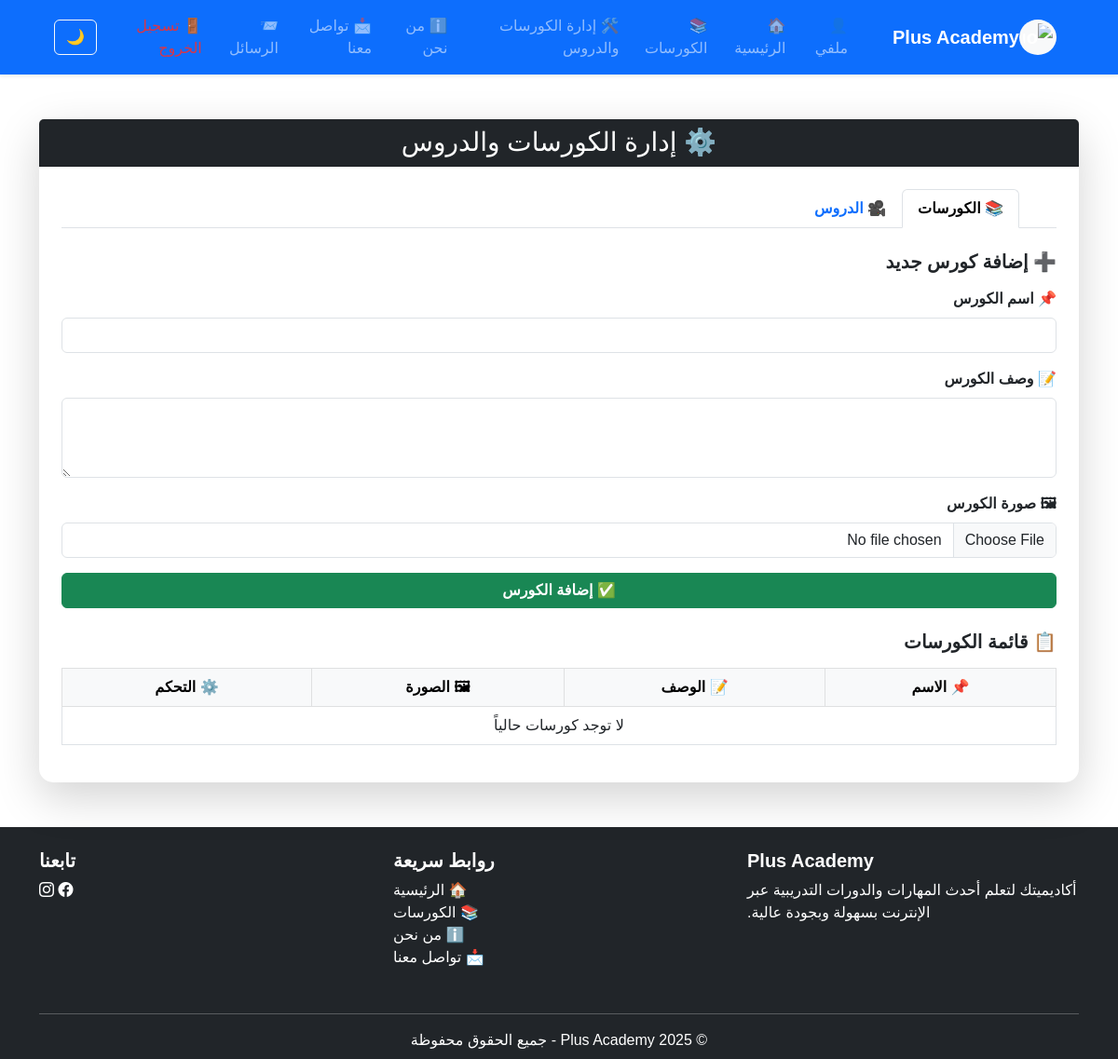
The page /manage/ (signed in) on the database as committed earlier.
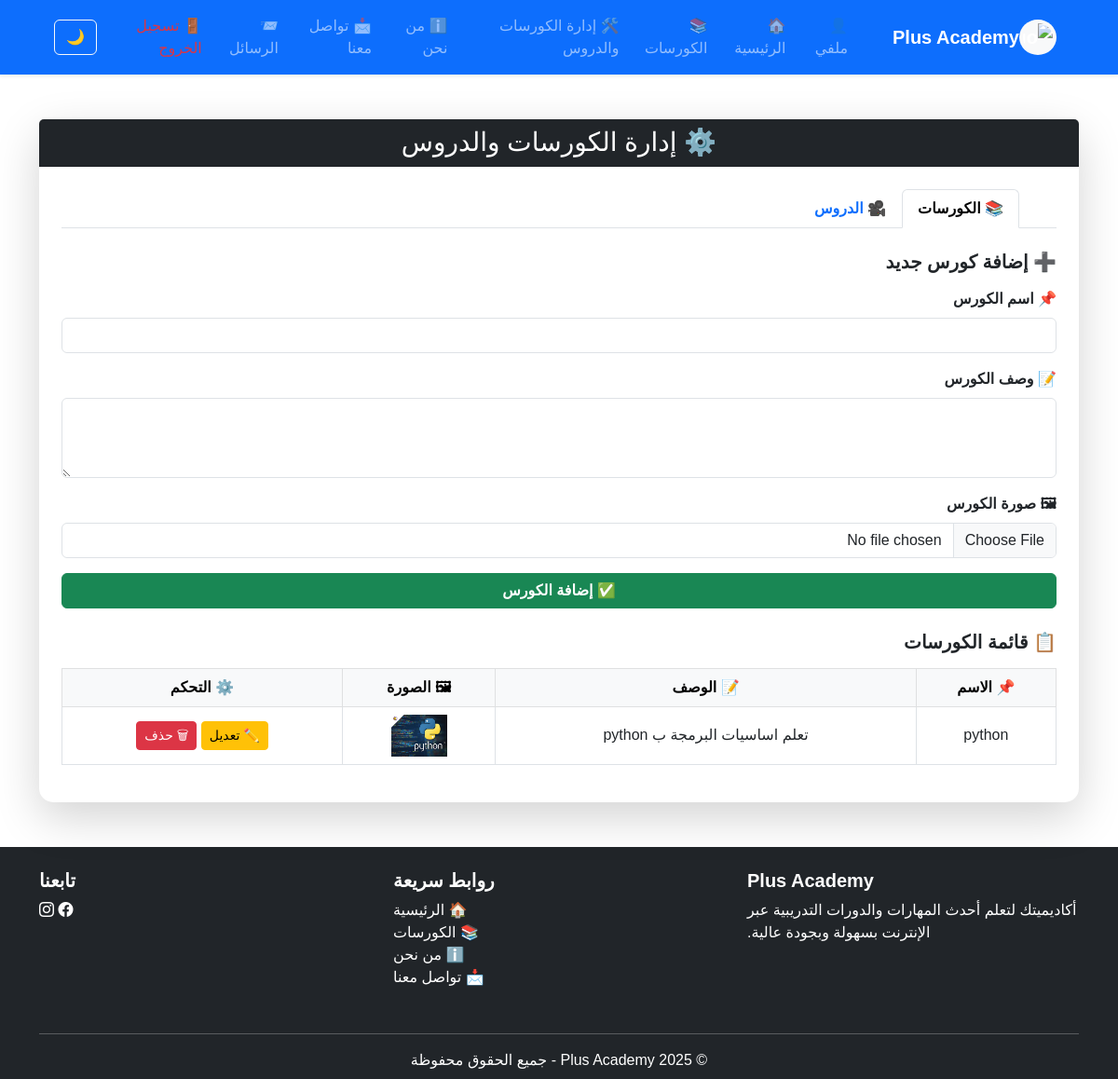
The same page on the database as committed later.
### PlusAcademy/models.py (models this page shows, shortened)
class Course(models.Model):
    title = models.CharField(max_length=200,unique=True)
    description = models.TextField()
    image = models.ImageField(upload_to='courses/%y/%m/%d')
    created_at = models.DateTimeField(auto_now_add=True)

### PlusAcademy/views.py (the view)
# urls.py: path('manage/', views.manage_courses_lessons, name='manage'),
@login_required(login_url='login')
def manage_courses_lessons(request):
    lessons = Lesson.objects.all()
    courses = Course.objects.all()
    return render(request, 'PlusAcademy/courses/manage_courses_lessons.html', {'lessons': lessons, 'courses': courses})

### templates/PlusAcademy/courses/manage_courses_lessons.html (shortened to what this page needs)
{% extends "base.html" %}
{% load static %}
{% block content %}
<div class="container my-5">
    <div class="card shadow-lg border-0">
        <div class="card-header bg-dark text-white text-center">
            <h3 class="mb-0">⚙️ إدارة الكورسات والدروس</h3>
        </div>
        <div class="card-body p-4">
            <ul class="nav nav-tabs mb-4" id="manageTabs" role="tablist">
                <li class="nav-item" role="presentation">
                    <button class="nav-link active fw-bold" id="courses-tab" data-bs-toggle="tab" data-bs-target="#courses" type="button" role="tab">📚 الكورسات</button>
                </li>
                <li class="nav-item" role="presentation">
                    <button class="nav-link fw-bold" id="lessons-tab" data-bs-toggle="tab" data-bs-target="#lessons" type="button" role="tab">🎥 الدروس</button>
                </li>
            </ul>
            <div class="tab-content" id="manageTabsContent">
                <div class="tab-pane fade show active" id="courses" role="tabpanel">
                    <h5 class="fw-bold mb-3">➕ إضافة كورس جديد</h5>
                    <form action="{% url 'add_courses' %}" method="POST" enctype="multipart/form-data" class="mb-4">
                        <div class="mb-3">
                            <label for="course_title" class="form-label fw-bold">📌 اسم الكورس</label>
                            <input type="text" name="title" id="course_title" class="form-control" required>
                        </div>
                        <div class="mb-3">
                            <label for="course_description" class="form-label fw-bold">📝 وصف الكورس</label>
                            <textarea name="description" id="course_description" rows="3" class="form-control" required></textarea>
                        </div>
                        <div class="mb-3">
                            <label for="course_image" class="form-label fw-bold">🖼 صورة الكورس</label>
                            <input type="file" name="image" id="course_image" class="form-control" accept="image/*" required>
                        </div>
                        <button type="submit" class="btn btn-success w-100 fw-bold">✅ إضافة الكورس</button>
                    </form>
                    <h5 class="fw-bold mb-3">📋 قائمة الكورسات</h5>
                    <table class="table table-bordered text-center align-middle">
                        <thead class="table-light">
                            <tr>
                                <th>📌 الاسم</th>
                                <th>📝 الوصف</th>
                                <th>🖼 الصورة</th>
                                <th>⚙️ التحكم</th>
                            </tr>
                        </thead>
                        <tbody>
                            {% for course in courses %}
                            <tr>
                                <td>{{ course.title }}</td>
                                <td>{{ course.description|truncatechars:50 }}</td>
                                <td><img src="{{ course.image.url }}" alt="" width="60"></td>
                                <td>
                                    <a href="{% url 'update_course' course.id %}" class="btn btn-warning btn-sm">✏️ تعديل</a>
                                    <a href="{% url 'delete_course' course.id %}" class="btn btn-danger btn-sm">🗑 حذف</a>
                                </td>
                            </tr>
                            {% empty %}
                            <tr><td colspan="4">لا توجد كورسات حالياً</td></tr>
                            {% endfor %}
                        </tbody>
                    </table>
                </div>
            </div>
        </div>
    </div>
</div>
{% endblock %}

Rows that differ between the two databases and show on the page:
added Course: title "python", description "تعلم اساسيات البرمجة ب python", image (picture)
Other text that changed with them:
text no longer shown: "لا توجد كورسات حالياً"
